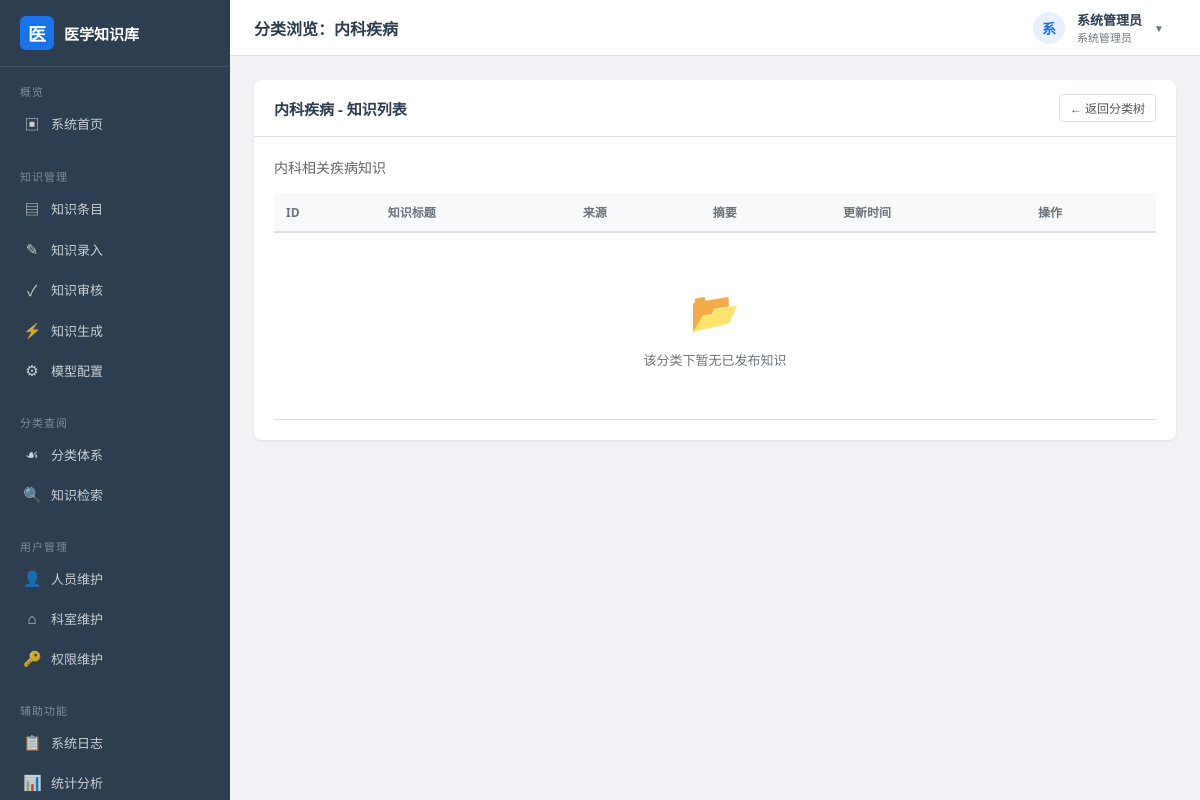
Page /categories/1/browse (signed in) on the earlier database version.
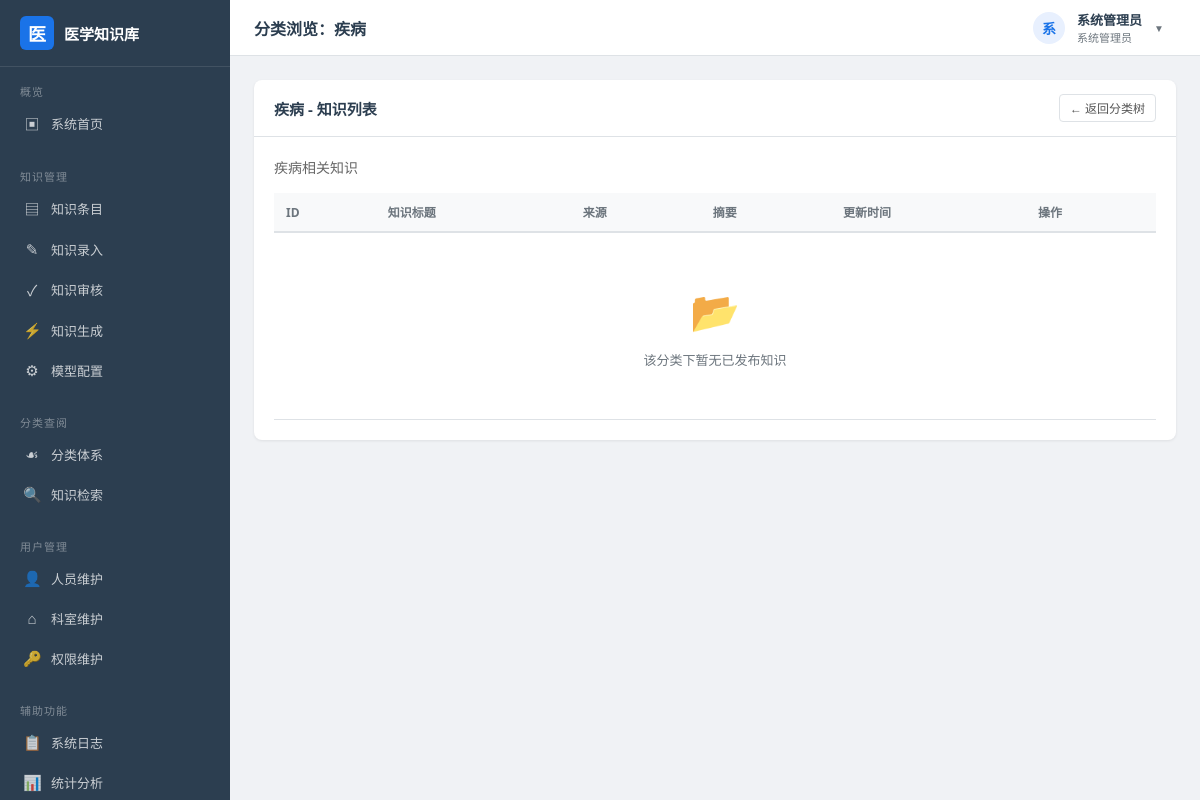
Same page on the later database version.
### models.py (models this page shows, shortened)
class Category(db.Model):
    __tablename__ = "category"
    id = db.Column(db.Integer, primary_key=True, autoincrement=True)
    name = db.Column(db.String(80), nullable=False, comment="分类名称")
    code = db.Column(db.String(30), unique=True, nullable=False, comment="分类编码")
    parent_id = db.Column(db.Integer, db.ForeignKey("category.id"), nullable=True, comment="上级分类")
    level = db.Column(db.Integer, default=1, comment="层级")
    sort_order = db.Column(db.Integer, default=0)
    description = db.Column(db.String(300), default="")
    created_at = db.Column(db.DateTime, default=datetime.now)
    parent = db.relationship("Category", remote_side=[id], backref="sub_categories")
    entries = db.relationship("KnowledgeEntry", backref="category", lazy="dynamic")

### app.py (the view)
    @app.route("/categories/<int:cid>/browse")
    @login_required
    def category_browse(cid):
        cat = Category.query.get_or_404(cid)
        page = request.args.get("page", 1, type=int)
        pagination = KnowledgeEntry.query.filter_by(
            category_id=cid, status="published"
        ).order_by(KnowledgeEntry.updated_at.desc()).paginate(
            page=page, per_page=app.config["PER_PAGE"], error_out=False
        )
        return render_template("category/browse.html", category=cat, entries=pagination.items, pagination=pagination)

### app.py (called while the page is built)
def register_before_handlers(app: Flask):
    @app.before_request
    def _load_current_user():
        uid = session.get("uid")
        g.current_user = None
        if uid:
            g.current_user = User.query.get(uid)
    @app.context_processor
    def _inject_globals():
        return {
            "current_user": g.current_user,
            "current_year": datetime.now().year,
        }

def login_required(func):
    @wraps(func)
    def wrapper(*args, **kwargs):
        if not g.current_user:
            flash("请先登录系统", "warning")
            return redirect(url_for("login", next=request.full_path))
        return func(*args, **kwargs)
    return wrapper

### templates/category/browse.html (shortened to what this page needs)
{% extends "layout.html" %}
{% block page_title %}分类浏览：{{ category.name }}{% endblock %}
{% block content %}
<div class="card">
    <div class="card-header">
        <h3>{{ category.name }} - 知识列表</h3>
        <a href="{{ url_for('category_tree') }}" class="btn btn-default btn-sm">← 返回分类树</a>
    </div>
    <div class="card-body">
        <div style="color:#666; margin-bottom:16px;">{{ category.description or '' }}</div>
        <table class="data-table">
            <thead>
                <tr>
                    <th>ID</th>
                    <th>知识标题</th>
                    <th>来源</th>
                    <th>摘要</th>
                    <th>更新时间</th>
                    <th>操作</th>
                </tr>
            </thead>
            <tbody>
                {% if not entries %}
                <tr><td colspan="6"><div class="empty-state"><div class="icon">📂</div>该分类下暂无已发布知识</div></td></tr>
                {% endif %}
            </tbody>
        </table>
    </div>
</div>
{% endblock %}

Differences in the rows shown:
changed Category: name "内科疾病" → "疾病"; description "内科相关疾病知识" → "疾病相关知识"
